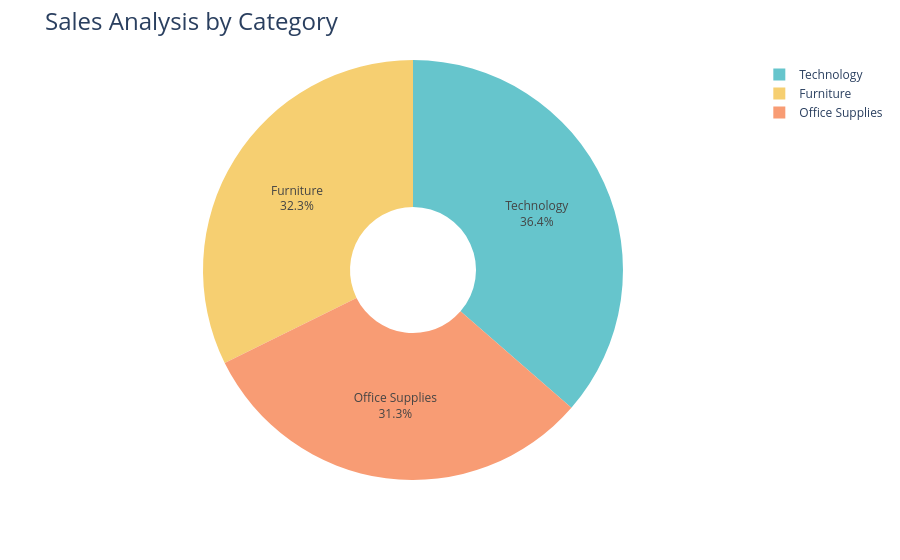

This figure's notebook cell:
### Code cell
sales_by_category = data.groupby('Category')['Sales'].sum().reset_index()

fig = px.pie(
    sales_by_category,
    values='Sales',
    names='Category',
    hole=0.3,
    color_discrete_sequence=px.colors.qualitative.Pastel
)

fig.update_traces(textposition='inside', textinfo='percent+label')

fig.update_layout(
    title_text='Sales Analysis by Category',
    title_font=dict(size=24)
)

fig.show()
fig.write_image("Sales_Analysis_by_Category.png")

### Figure 1 — Plotly figure (JSON) as saved in the notebook; plotly's stock layout.template omitted (floating-point values rounded to 4 significant figures)
{"data": [{"domain": {"x": [0, 1], "y": [0, 1]}, "hole": 0.3, "hovertemplate": "Category=%{label}<br>Sales=%{value}<extra></extra>", "labels": ["Furniture", "Office Supplies", "Technology"], "legendgroup": "", "name": "", "showlegend": true, "textinfo": "percent+label", "textposition": "inside", "type": "pie", "values": [742000.0, 719000.0, 836200.0]}], "layout": {"legend": {"tracegroupgap": 0}, "margin": {"t": 60}, "piecolorway": ["rgb(102, 197, 204)", "rgb(246, 207, 113)", "rgb(248, 156, 116)", "rgb(220, 176, 242)", "rgb(135, 197, 95)", "rgb(158, 185, 243)", "rgb(254, 136, 177)", "rgb(201, 219, 116)", "rgb(139, 224, 164)", "rgb(180, 151, 231)", "rgb(179, 179, 179)"], "title": {"font": {"size": 24}, "text": "Sales Analysis by Category"}}}
